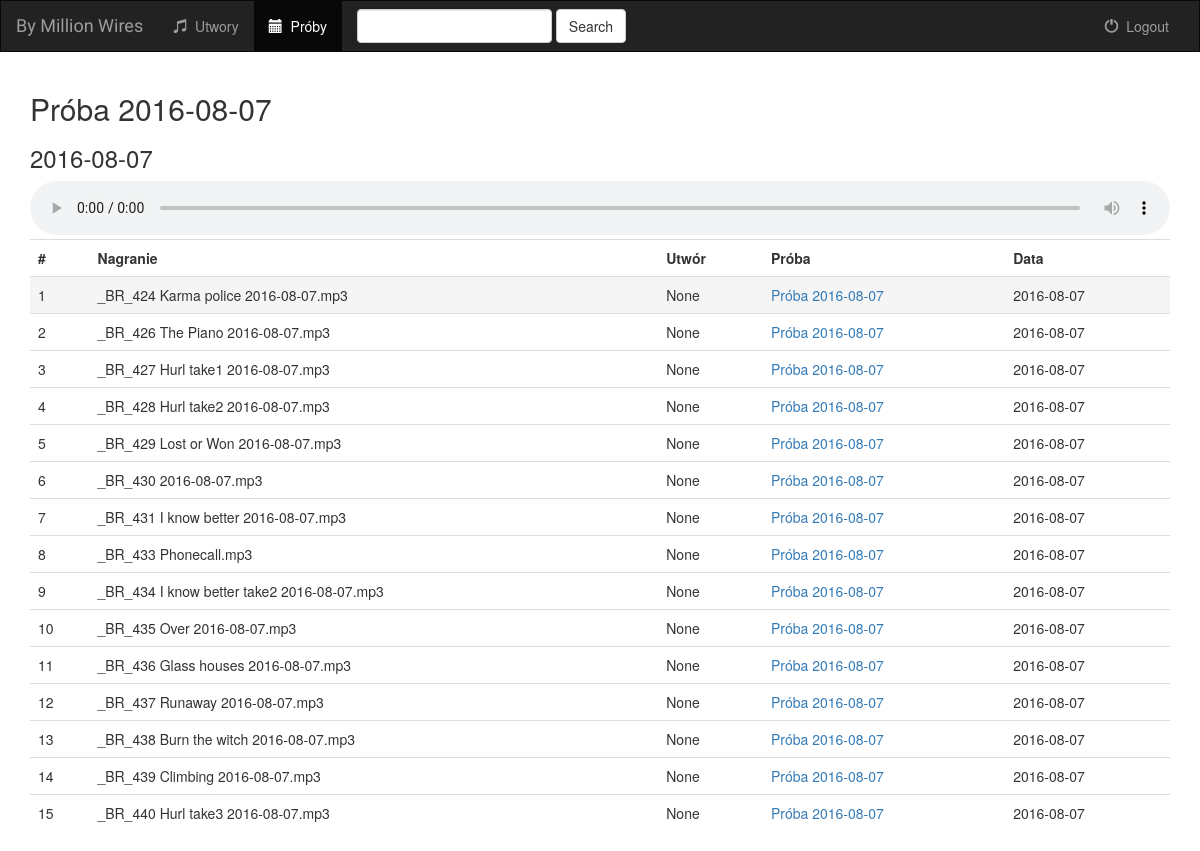
/tracks/events/32, run on the app's committed database.
### tracks/models.py (models this page shows, shortened)
class Event(models.Model):
    name = models.CharField(max_length=200)
    description = models.TextField(blank=True)
    date = models.DateField(default=now())
    def __str__(self):
        return self.name

class Track(models.Model):
    name = models.CharField(max_length=200)
    date = models.DateField(now())
    path = models.CharField(max_length=500)
    event = models.ForeignKey(Event)
    project = models.ForeignKey(Project, blank=True, null=True)

### tracks/views.py (the view)
# urls.py: url(r'^events/(?P<event_id>[0-9]+)$', views.event_details, name='event_details'),
def event_details(request, event_id):
    event = get_object_or_404(Event, pk=event_id)
    return render(request, 'tracks/event_details.html', {'event': event})

### tracks/templates/tracks/event_details.html (shortened to what this page needs)
{% extends 'tracks/base.html' %}
{% block events_active %}active{% endblock %}
{% block body %}
{% load staticfiles %}
<div class="container">
    <h2>{{ event.name }}</h2>
    <h3>{{ event.date }}</h3>
    {% include "tracks/tables/track-table.html" with tracks=event.track_set.all %}
</div>
{% endblock %}

### tracks/templates/tracks/tables/track-table.html (shortened to what this page needs)
{% load staticfiles %}
<audio controls="controls" id="player" preload="auto" autoplay="">
</audio>
<table class="table table-hover" id="playlist">
    <th>#</th>
    <th>Nagranie</th>
    <th>Utwór</th>
    <th>Próba</th>
    <th>Data</th>
{% for track in tracks %}
    <tr data-audiourl="{% static 'audio/' %}{{ track.path }}">
        <td>{{ forloop.counter }}</td>
        <td>{{ track.name }}</td>
        {% if track.project.id %}
            <td><a href="{% url 'tracks:project_details' track.project.id %}">{{ track.project }}</a></td>
        {% else %}
            <td>{{ track.project }}</td>
        {% endif %}
        <td><a href="{% url 'tracks:event_details' track.event.id %}">{{ track.event }}</a></td>
        <td>{{ track.date }}</td>
    </tr>
{% endfor %}
</table>

### tracks/static/tracks/css/custom.css (style rules this page uses)
audio { width: 100% }
tr.active td { background-image: url("/static/tracks/img/equalizer.gif"); }
tr.current { background-color: #f5f5f5; }
tr { cursor: pointer; }

### data on the page
Event: name "Próba 2016-08-07", date "2016-08-07"
Track: name "_BR_424 Karma police 2016-08-07.mp3", project "None", event "Próba 2016-08-07", date "2016-08-07"
Track: name "_BR_426 The Piano 2016-08-07.mp3", project "None", event "Próba 2016-08-07", date "2016-08-07"
Track: name "_BR_427 Hurl take1 2016-08-07.mp3", project "None", event "Próba 2016-08-07", date "2016-08-07"
Track: name "_BR_428 Hurl take2 2016-08-07.mp3", project "None", event "Próba 2016-08-07", date "2016-08-07"
Track: name "_BR_429 Lost or Won 2016-08-07.mp3", project "None", event "Próba 2016-08-07", date "2016-08-07"
Track: name "_BR_430 2016-08-07.mp3", project "None", event "Próba 2016-08-07", date "2016-08-07"
Track: name "_BR_431 I know better 2016-08-07.mp3", project "None", event "Próba 2016-08-07", date "2016-08-07"
Track: name "_BR_433 Phonecall.mp3", project "None", event "Próba 2016-08-07", date "2016-08-07"
Track: name "_BR_434 I know better take2 2016-08-07.mp3", project "None", event "Próba 2016-08-07", date "2016-08-07"
Track: name "_BR_435 Over 2016-08-07.mp3", project "None", event "Próba 2016-08-07", date "2016-08-07"
Track: name "_BR_436 Glass houses 2016-08-07.mp3", project "None", event "Próba 2016-08-07", date "2016-08-07"
Track: name "_BR_437 Runaway 2016-08-07.mp3", project "None", event "Próba 2016-08-07", date "2016-08-07"
Track: name "_BR_438 Burn the witch 2016-08-07.mp3", project "None", event "Próba 2016-08-07", date "2016-08-07"
Track: name "_BR_439 Climbing 2016-08-07.mp3", project "None", event "Próba 2016-08-07", date "2016-08-07"
Track: name "_BR_440 Hurl take3 2016-08-07.mp3", project "None", event "Próba 2016-08-07", date "2016-08-07"
